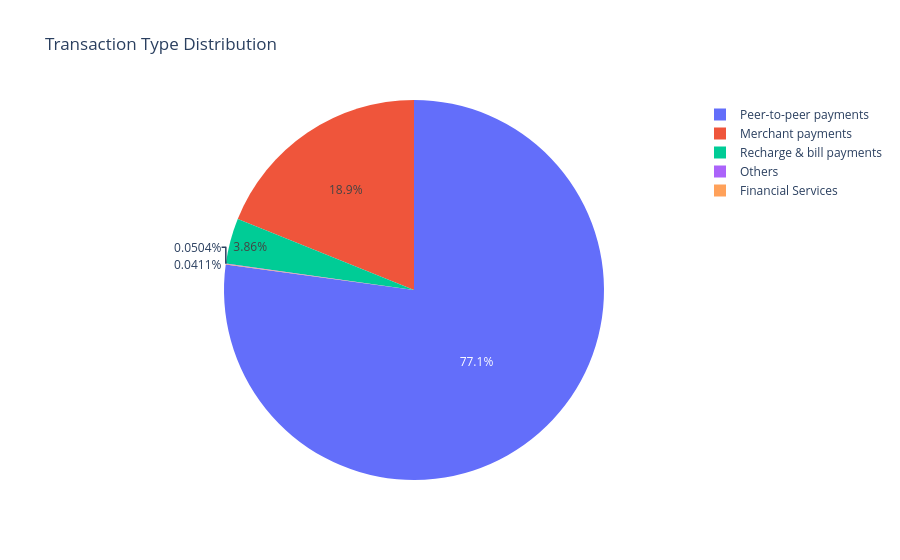

Notebook code cell kept with this figure:
### Code cell
fig = px.pie(
    transaction_type,
    names='Transaction_Type',
    values='Transaction_Amount',
    title='Transaction Type Distribution'
)

fig.show()

### Figure 1 — Plotly figure (JSON) as saved in the notebook; plotly's stock layout.template omitted (floating-point values rounded to 4 significant figures)
{"data": [{"domain": {"x": [0, 1], "y": [0, 1]}, "hovertemplate": "Transaction_Type=%{label}<br>Transaction_Amount=%{value}<extra></extra>", "labels": ["Financial Services", "Merchant payments", "Others", "Peer-to-peer payments", "Recharge & bill payments"], "legendgroup": "", "name": "", "showlegend": true, "type": "pie", "values": [142000000000.0, 65340000000000.0, 174300000000.0, 266500000000000.0, 13340000000000.0]}], "layout": {"legend": {"tracegroupgap": 0}, "title": {"text": "Transaction Type Distribution"}}}
